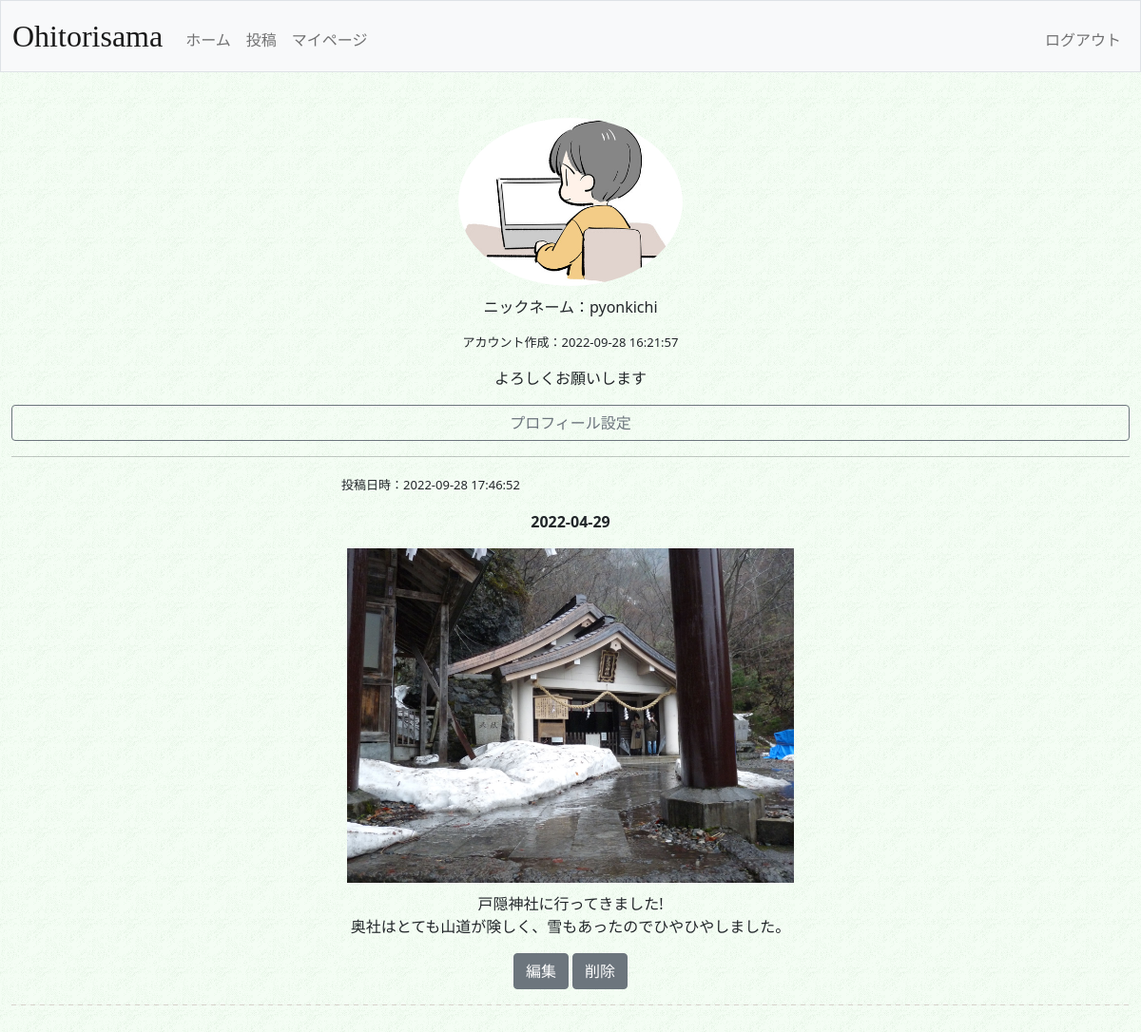
Page /mypage (signed in) on the committed database.
### tables this page shows
CREATE TABLE 'users'(
'id' INTEGER PRIMARY KEY DEFAULT 0,
'username' TEXT NOT NULL,
'hash' TEXT NOT NULL,
'display_name' TEXT DEFAULT 'unknown',
'icon' TEXT,
'comment' TEXT DEFAULT 'よろしくお願いします',
'created_at' TIMESTAMP DEFAULT(datetime('now','localtime'))
);

CREATE TABLE 'posts'(
'id' INTEGER PRIMARY KEY AUTOINCREMENT NOT NULL,
'userid' INTEGER NOT NULL,
'go_on' TEXT,
'post_text' TEXT NOT NULL,
'photo_path' TEXT,
'posted_at' TIMESTAMP DEFAULT(datetime('now','localtime')),
'like' INTEGER DEFAULT 0, cate INTEGER NOT NULL DEFAULT 0);

### app.py (the view)
@app.route("/mypage", methods=["GET", "POST"])
def mypage():
    if request.method == "POST":
        action = request.form.get('action')
        postid = request.form.get("postid")
        if action == "rewrite":
            con = sqlite3.connect('./ohitori.db')
            db = con.cursor()
            posts = db.execute("SELECT * FROM posts WHERE id = ?",(postid,)).fetchall()
            con.close()
            return render_template("repost.html",posts=posts)
        elif action == "del":
            con = sqlite3.connect('./ohitori.db')
            db = con.cursor()
            db.execute("DELETE FROM posts WHERE id = ?",(postid,))
            con.commit()
            con.close()
            return redirect("/mypage")
        else:
            return redirect("/mypage")
    else:
        userid = session["user_id"]
        con = sqlite3.connect('./ohitori.db')
        db = con.cursor()
        users = db.execute("SELECT display_name,icon,comment,created_at FROM users WHERE id = ?", (userid,)).fetchall()
        posts = db.execute("SELECT * FROM posts WHERE userid = ? ORDER BY posted_at DESC", (userid,)).fetchall()
        con.close()
        return render_template("mypage.html",posts=posts,users=users)

### app.py (called while the page is built)
@app.after_request
def after_request(response):
    response.headers["Cache-Control"] = "no-cache, no-store, must-revalidate"
    response.headers["Expires"] = 0
    response.headers["Pragma"] = "no-cache"
    return response

### templates/mypage.html (shortened to what this page needs)
{% extends "layout.html" %}
{% block main %}
    {% for user in users %}
        {% if user[1] != None %}
            <img src="./upload/iconimg/{{ user[1] }}" width="20%" class="icon">
        {% else %}
            <img src="./upload/iconimg/icon-default.png" width="20%" class="icon">
        {% endif %}
        <p>ニックネーム：{{ user[0] }}</p>
        <p class="createtime">アカウント作成：{{ user[3] }}</p>
        <p>{{ user[2] }}</p>
        <a class="btn btn-outline-secondary" href="/set" role="button" style="display:block">プロフィール設定</a>
        <hr>
    {% endfor %}
    {% for post in posts %}
        <div class="info">
            <p class="posttime">投稿日時：{{ post[5] }}</p>
        </div>
            {% if post[2] != None %}
                <p class="goon">{{ post[2] }}</p>
            {% endif %}
            {% if post[4] != None %}
                <img src="../upload/postimg/{{ post[4] }}" width="40%" style="margin-bottom: 10px;">
            {% endif %}
            <p>{{ post[3] }}</p>
        <div>
            <form action="/mypage" method="post" enctype="multipart/form-data">
                <button class="btn btn-secondary" value="rewrite" type="submit" name="action">編集</button>
                <button class="btn btn-secondary" value="delete" type="submit" name="action">削除</button>
            </form>
        </div>
        <hr class="dash">
    {% endfor %}
{% endblock %}

### upload/styles.css (style rules this page uses)
body { background: url("./background.gif") }
p { white-space: pre-wrap; }
.icon { width: 20%; height: 20%; border-radius: 50%; background-position: center center; margin-bottom: 10px; }
.createtime { font-size: small; }
.dash { height: 3px; border-width: 0; background-color: #f3ecec; background-image: -webkit-linear-gradient(right, #ddd6d6 5px,#855454 5px); background-image: linear-gradient(-90deg, #ddd6d6 5px,#855454 5px); background-size: 10px 10px; }
.info { display: inline-flex; width: 50%; }
.posttime { font-size: small; width: 50%; }
.goon { font-weight: bold; }

### rows in the picture
users: icon (picture), display_name "pyonkichi", created_at "2022-09-28 16:21:57", comment "よろしくお願いします"
posts: posted_at "2022-09-28 17:46:52", go_on "2022-04-29", photo_path (picture), post_text "戸隠神社に行ってきました! 奥社はとても山道が険しく、雪もあったのでひやひやしました。"
